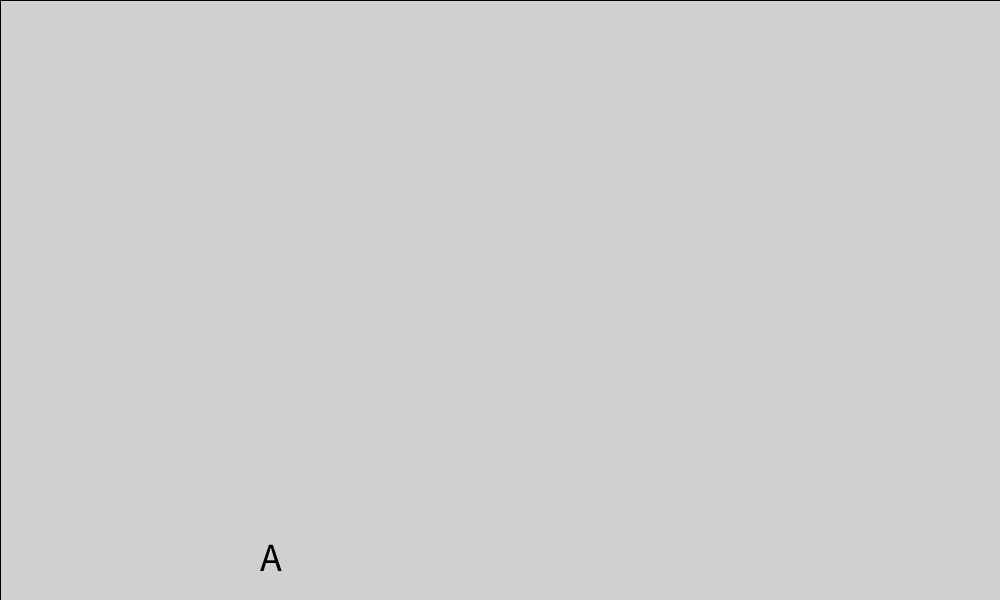
Frame 1 (no input)
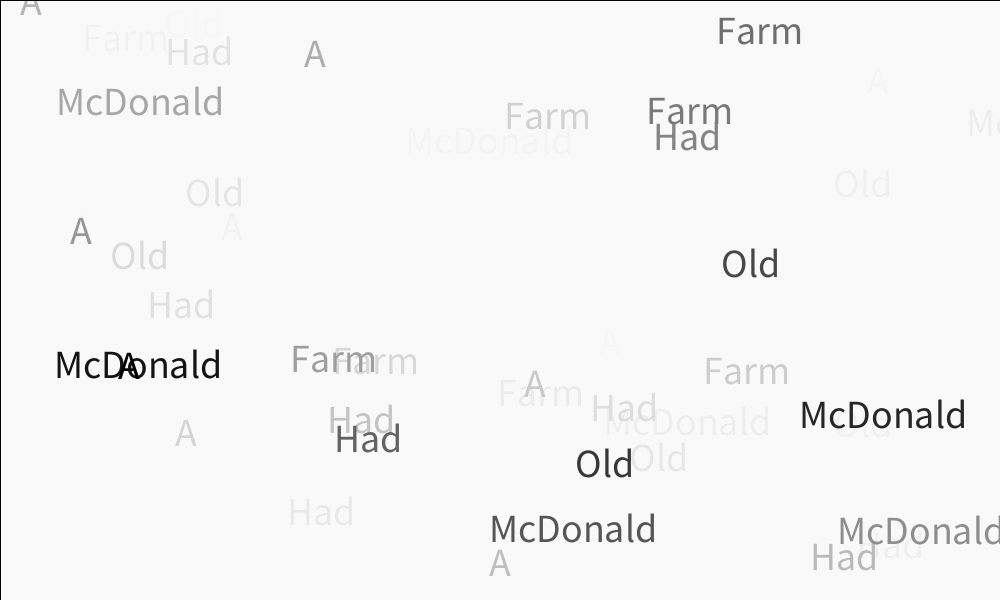
Frame 60 (the mouse pressed at the canvas centre just before this capture)
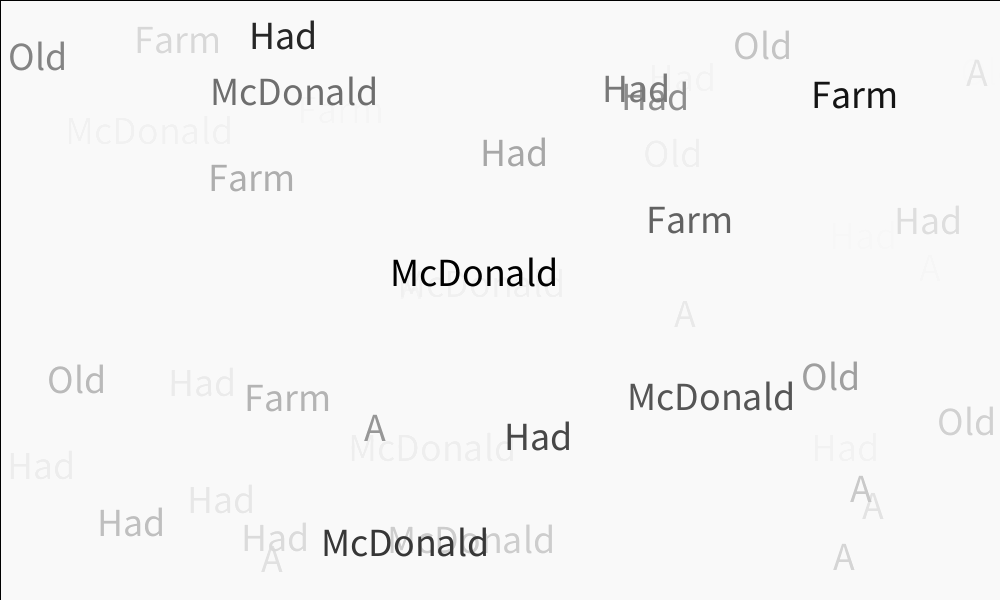
Frame 120 (the mouse held since frame 60 and released just before this capture)

The Processing sketch that drew these frames (run headless with seeded random() and noise(); from frame 60 on, the mouse is pressed at the canvas centre):

// Processing sketch: NovelChop
// ── NovelChop.pde

//Define an empty array of Strings (texts)
String[] chop;

void setup() {
  size(1000,600);
  // Define a string of text
  String novel = "Old McDonald Had A Farm";
  // Turn the string into an array,
  // splitting at each space
  chop = novel.split(" ");
  // Print the first piece of array, to test
  println(chop[0]);
}

void draw() {
  // Trippify
  fill(255,20);
  rect(0,0,width,height);
  
  // Define text color and size
  fill(0);
  textSize(40);
  
  // Get random number between 0 and array length
  float randIndex = random(chop.length);
  // Turn that random number into an integer
  int chopIndex = int(randIndex);
  // Use the integer to find a random word
  String randWord = chop[chopIndex];
  // Draw the word
  text(randWord,random(width),random(height));
}
